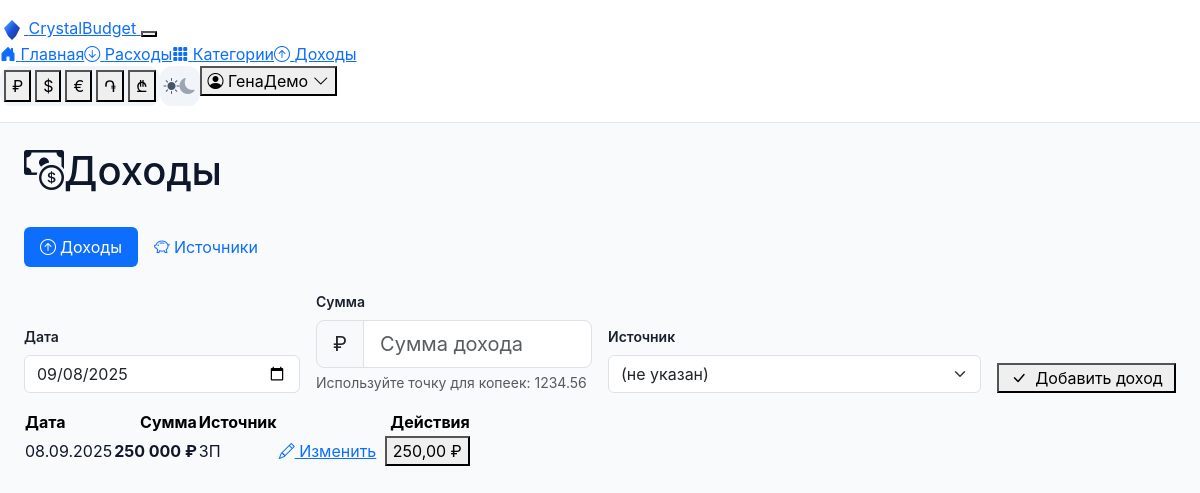
/income (signed in), run on the app's committed database.
### tables this page shows
CREATE TABLE income_daily (
            id INTEGER PRIMARY KEY AUTOINCREMENT,
            user_id INTEGER NOT NULL REFERENCES users(id) ON DELETE CASCADE,
            date TEXT NOT NULL,   -- YYYY-MM-DD
            amount REAL NOT NULL,
            source_id INTEGER REFERENCES income_sources(id)
        , currency TEXT DEFAULT 'RUB');

CREATE TABLE income_sources (
      id INTEGER PRIMARY KEY AUTOINCREMENT,
      user_id INTEGER NOT NULL REFERENCES users(id) ON DELETE CASCADE,
      name TEXT NOT NULL,
      is_default INTEGER NOT NULL DEFAULT 0,
      UNIQUE(user_id, name)
    );

### app.py (the view)
@app.route("/income")
@login_required
def income_page():
    uid = session["user_id"]
    conn = get_db()
    try:
        rows = conn.execute(
            """
            SELECT id, date, amount, source_id, currency
            FROM income_daily
            WHERE user_id = ?
            ORDER BY date DESC, id DESC
            """,
            (uid,),
        ).fetchall()
    except sqlite3.OperationalError as e:
        if "no such column: currency" in str(e):
            rows = conn.execute(
                """
                SELECT id, date, amount, source_id, NULL AS currency
                FROM income_daily
                WHERE user_id = ?
                ORDER BY date DESC, id DESC
                """,
                (uid,),
            ).fetchall()
        else:
            raise
    income_sources = conn.execute(
        "SELECT id, name, is_default FROM income_sources WHERE user_id=? ORDER BY is_default DESC, name",
        (uid,)
    ).fetchall()
    conn.close()
    today = datetime.now().strftime("%Y-%m-%d")
    return render_template("income.html", incomes=rows, income_sources=income_sources, today=today)

### app.py (called while the page is built)
@app.context_processor
def inject_currency():
    code = session.get("currency", DEFAULT_CURRENCY)
    info = CURRENCIES.get(code, CURRENCIES[DEFAULT_CURRENCY])
    return dict(currency_code=code, currency_symbol=info["symbol"], currencies=CURRENCIES)

@app.template_filter("format_amount")
def format_amount(value, from_currency=None):
    try:
        if from_currency and 'currency' in session:
            target_currency = session['currency']
            if from_currency != target_currency:
                value = convert_currency(value, from_currency, target_currency)
        d = Decimal(str(value))
    except Exception:
        return str(value)
    q = d.quantize(Decimal("0.01"), rounding=ROUND_HALF_UP)
    s = f"{q:,.2f}".replace(",", " ")
    return s[:-3] if s.endswith("00") else s

@app.template_filter("format_date_with_day")
def format_date_with_day(value):
    try:
        dt = datetime.strptime(value, "%Y-%m-%d")
        return dt.strftime("%d.%m.%Y")
    except Exception:
        return value

def get_db():
    conn = sqlite3.connect(DB_PATH)
    conn.row_factory = sqlite3.Row
    conn.execute("PRAGMA foreign_keys = ON")
    return conn

def login_required(f):
    @wraps(f)
    def _wrap(*args, **kwargs):
        if "user_id" not in session:
            flash("Войдите, чтобы продолжить", "error")
            return redirect(url_for("login"))
        return f(*args, **kwargs)
    return _wrap

@app.before_request
def make_session_permanent():
    session.permanent = bool(session.get("remember", False))

@app.before_request
def validate_request():
    if request.method == 'POST':
        app.logger.info(f'POST request to {request.endpoint} from {request.remote_addr}')
        app.logger.debug(f'Content-Type: {request.content_type}')
        app.logger.debug(f'Form keys: {list(request.form.keys())}')
    if request.method == 'POST' and request.endpoint in ['register', 'login']:
        content_type = request.content_type or ''
        if not content_type.startswith('application/x-www-form-urlencoded') and \
           not content_type.startswith('multipart/form-data'):
            app.logger.warning(f'Invalid Content-Type for form: {content_type} from {request.remote_addr}')

### templates/income.html (shortened to what this page needs)
{% extends "base.html" %}
{% block content %}
<div class="d-flex justify-content-between align-items-center mb-4">
  <h1 class="zen-title"><i class="bi bi-cash-coin" aria-hidden="true"></i><span>Доходы</span></h1>
</div>
<ul class="nav nav-pills mb-4" id="incomeTab" role="tablist">
  <li class="nav-item" role="presentation">
    <button class="nav-link active" id="income-tab" data-bs-toggle="pill" data-bs-target="#income-panel" type="button" role="tab">
      <i class="bi bi-arrow-up-circle me-1" aria-hidden="true"></i>Доходы
    </button>
  </li>
  <li class="nav-item" role="presentation">
    <button class="nav-link" id="sources-tab" data-bs-toggle="pill" data-bs-target="#sources-panel" type="button" role="tab">
      <i class="bi bi-piggy-bank me-1" aria-hidden="true"></i>Источники
    </button>
  </li>
</ul>
<div class="tab-content" id="incomeTabContent">
  <div class="tab-pane fade show active" id="income-panel" role="tabpanel">
    <form method="POST" action="{{ url_for('income_add') }}" class="mb-3" id="add-income-form" novalidate>
      <div class="zen-card zen-card-income">
        <div class="row g-3 align-items-end">
          <div class="col-6 col-md-3">
            <label for="date" class="form-label">Дата</label>
            <input type="date" id="date" name="date" value="{{ today }}" class="form-control" required>
          </div>
          <div class="col-6 col-md-3">
            <label for="amount" class="form-label">Сумма</label>
            <div class="input-group input-group-lg">
              <span class="input-group-text currency-display">{{ currency_symbol|default('₽') }}</span>
              <input type="number" id="amount" name="amount" inputmode="decimal" step="0.01" min="0.01" class="form-control" placeholder="Сумма дохода" required>
            </div>
            <div class="form-text d-none d-md-block">Используйте точку для копеек: 1234.56</div>
          </div>
          <div class="col-12 col-md-4">
            <label for="source_id" class="form-label">Источник</label>
            <select id="source_id" name="source_id" class="form-select">
              {% if income_sources and income_sources|length %}
                <option value="">(не указан)</option>
              {% else %}
                <option value="" selected>(сначала создайте источники на вкладке «Источники»)</option>
              {% endif %}
            </select>
          </div>
          <div class="col-12 col-md-2 d-grid btn-col">
            <button type="submit" class="zen-btn zen-btn-income"><i class="bi bi-check-lg me-1"></i> Добавить доход</button>
          </div>
        </div>
      </div>
    </form>
    </div>
    <div class="table-responsive d-none d-md-block">
      <table class="zen-table">
        <thead class="table-light">
          <tr>
            <th>Дата</th>
            <th class="text-end">Сумма</th>
            <th>Источник</th>
            <th class="text-end">Действия</th>
          </tr>
        </thead>
        <tbody>
          {% for income in incomes %}
          <tr>
            <td>{{ income.date|format_date_with_day }}</td>
            <td class="text-end fw-bold">{{ income.amount|format_amount }} <span class="currency-display">{{ currency_symbol|default('₽') }}</span></td>
            <td>
              {% if income.source_id %}
                {% set src = (income_sources | selectattr('id','equalto', income.source_id) | list) %}
                {{ src[0].name if src and src[0] else '—' }}
              {% else %}—{% endif %}
            </td>
            <td class="text-end">
              <a href="{{ url_for('edit_income', income_id=income.id) }}" class="zen-btn zen-btn-sm zen-btn-primary me-1"><i class="bi bi-pencil"></i> Изменить</a>
              <button type="button" class="zen-btn zen-btn-sm zen-btn-danger btn-delete-income" data-action="{{ url_for('delete_income', income_id=income.id) }}" data-date="{{ income.date|format_date_with_day }}" data-amount="{{ income.amount|format_amount }}"> Удалить</button>
            </td>
          </tr>
          {% endfor %}
        </tbody>
      </table>
    </div>
  </div>
{% endblock %}

### static/css/clean-theme.css (style rules this page uses)
:root { --bg-primary: #f8fafc; --bg-secondary: #ffffff; --bg-card: rgba(255, 255, 255, 0.95); --bg-nav: rgba(255, 255, 255, 0.95); --text-primary: #1a202c; --text-secondary: #4a5568; --text-muted: #718096; --text-on-dark: #ffffff; --primary-color: #667eea; --primary-dark: #5a67d8; --success-color: #48bb78; --warning-color: #ed8936; --danger-color: #f56565; --info-color: #4299e1; --rub-color: #48bb78; --usd-color: #4299e1; --eur-color: #ed8936; --primary-gradient: linear-gradient(135deg, #667eea 0%, #764ba2 100%); --success-gradient: linear-gradient(135deg, #48bb78 0%, #38a169 100%); --warning-gradient: linear-gradient(135deg, #ed8936 0%, #dd6b20 100%); --danger-gradient: linear-gradient(135deg, #f56565 0%, #e53e3e 100%); --border-color: rgba(0, 0, 0, 0.1); --border-radius: 8px; --border-radius-lg: 12px; --shadow-sm: 0 1px 3px rgba(0, 0, 0, 0.1); --shadow-md: 0 4px 6px rgba(0, 0, 0, 0.1); --shadow-lg: 0 10px 15px rgba(0, 0, 0, 0.1); --transition: all 0.2s ease-in-out; --transition-fast: all 0.15s ease-in-out; --focus-ring: 0 0 0 3px rgba(13, 110, 253, 0.25); }
* { box-sizing: border-box; }
html { color-scheme: light dark; }
body { font-family: 'Inter', -apple-system, BlinkMacSystemFont, 'Segoe UI', sans-serif; background: var(--bg-primary); color: var(--text-primary); line-height: 1.6; margin: 0; padding: 0; transition: background-color 0.2s ease, color 0.2s ease; }
.form-label { font-weight: 600; color: var(--text-primary); margin-bottom: 0.5rem; display: flex; align-items: center; gap: 6px; font-size: 0.875rem; }

### static/css/improved-visual-hierarchy.css (style rules this page uses)
:root { --cb-income-50: #f0fdf4; --cb-income-100: #dcfce7; --cb-income-200: #bbf7d0; --cb-income-300: #86efac; --cb-income-500: #22c55e; --cb-income-600: #16a34a; --cb-income-700: #15803d; --cb-income-800: #166534; --cb-expense-50: #fef2f2; --cb-expense-100: #fee2e2; --cb-expense-200: #fecaca; --cb-expense-300: #fca5a5; --cb-expense-500: #ef4444; --cb-expense-600: #dc2626; --cb-expense-700: #b91c1c; --cb-expense-800: #991b1b; --cb-primary-50: #eff6ff; --cb-primary-100: #dbeafe; --cb-primary-200: #bfdbfe; --cb-primary-300: #93c5fd; --cb-primary-500: #3b82f6; --cb-primary-600: #2563eb; --cb-primary-700: #1d4ed8; --cb-primary-800: #1e40af; --cb-neutral-50: #f8fafc; --cb-neutral-100: #f1f5f9; --cb-neutral-200: #e2e8f0; --cb-neutral-300: #cbd5e1; --cb-neutral-400: #94a3b8; --cb-neutral-500: #64748b; --cb-neutral-600: #475569; --cb-neutral-700: #334155; --cb-neutral-800: #1e293b; --cb-goal-50: #faf5ff; --cb-goal-100: #f3e8ff; --cb-goal-200: #e9d5ff; --cb-goal-300: #d8b4fe; --cb-goal-500: #a855f7; --cb-goal-600: #9333ea; --cb-goal-700: #7c3aed; --cb-goal-800: #6b21a8; --cb-warning-50: #fffbeb; --cb-warning-100: #fef3c7; --cb-warning-200: #fde68a; --cb-warning-300: #fcd34d; --cb-warning-500: #f59e0b; --cb-warning-600: #d97706; --cb-warning-700: #b45309; --cb-warning-800: #92400e; --cb-text-xs: 0.75rem; --cb-text-sm: 0.875rem; --cb-text-base: 1rem; --cb-text-lg: 1.125rem; --cb-text-xl: 1.25rem; --cb-text-2xl: 1.5rem; --cb-text-3xl: 1.875rem; --cb-text-4xl: 2.25rem; --cb-weight-normal: 400; --cb-weight-medium: 500; --cb-weight-semibold: 600; --cb-weight-bold: 700; --cb-weight-extrabold: 800; --cb-shadow-sm: 0 1px 2px 0 rgb(0 0 0 / 0.05); --cb-shadow: 0 1px 3px 0 rgb(0 0 0 / 0.1), 0 1px 2px -1px rgb(0 0 0 / 0.1); --cb-shadow-md: 0 4px 6px -1px rgb(0 0 0 / 0.1), 0 2px 4px -2px rgb(0 0 0 / 0.1); --cb-shadow-lg: 0 10px 15px -3px rgb(0 0 0 / 0.1), 0 4px 6px -4px rgb(0 0 0 / 0.1); --cb-shadow-xl: 0 20px 25px -5px rgb(0 0 0 / 0.1), 0 8px 10px -6px rgb(0 0 0 / 0.1); --cb-radius-sm: 0.375rem; --cb-radius: 0.5rem; --cb-radius-md: 0.75rem; --cb-radius-lg: 1rem; --cb-radius-xl: 1.5rem; --cb-radius-full: 9999px; --cb-space-1: 0.25rem; --cb-space-2: 0.5rem; --cb-space-3: 0.75rem; --cb-space-4: 1rem; --cb-space-5: 1.25rem; --cb-space-6: 1.5rem; --cb-space-8: 2rem; --cb-space-10: 2.5rem; --cb-space-12: 3rem; --cb-space-16: 4rem; }

### templates/base.html (style rules this page uses)
:root { --safe-area-inset-top: env(safe-area-inset-top, 0px); --safe-area-inset-right: env(safe-area-inset-right, 0px); --safe-area-inset-bottom: env(safe-area-inset-bottom, 0px); --safe-area-inset-left: env(safe-area-inset-left, 0px); }
body { padding: var(--safe-area-inset-top) var(--safe-area-inset-right) var(--safe-area-inset-bottom) var(--safe-area-inset-left); }

### templates/income.html (style rules this page uses)
.btn-col { min-width:160px }
.input-group-lg .input-group-text { min-width:2.25rem;justify-content:center }

### data on the page
income_daily: date "08.09.2025", amount "250 000", currency_symbol "₽"
income_sources: name "ЗП"

### other printed values
{{ session.name or session.email }} "ГенаДемо"
{{ currency_symbol|default('₽') }} "₽"
